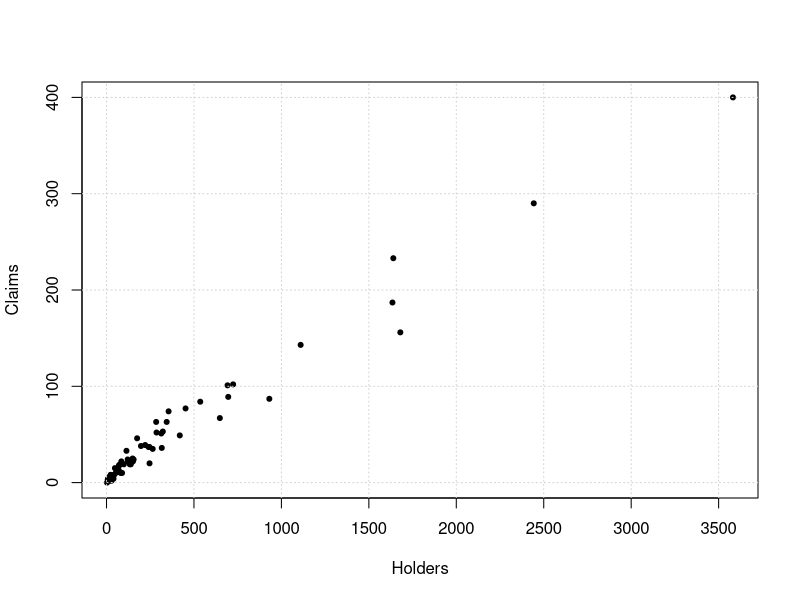
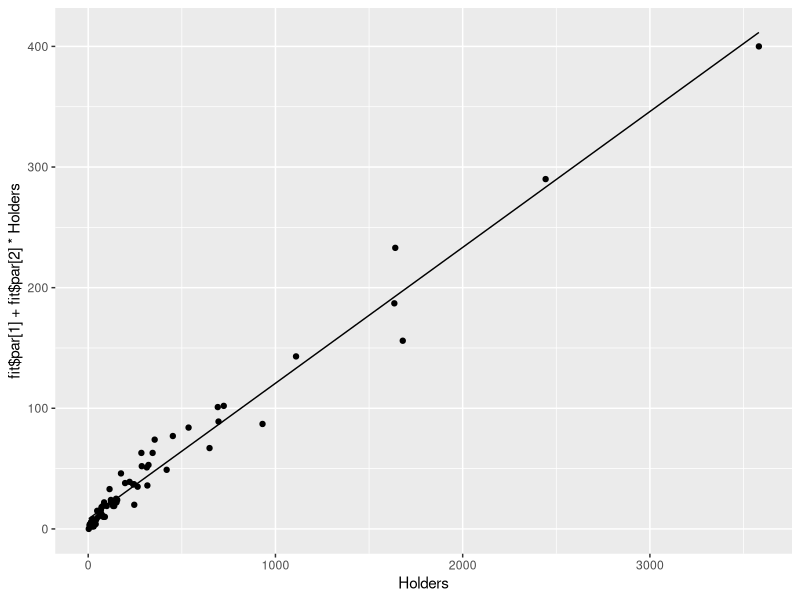
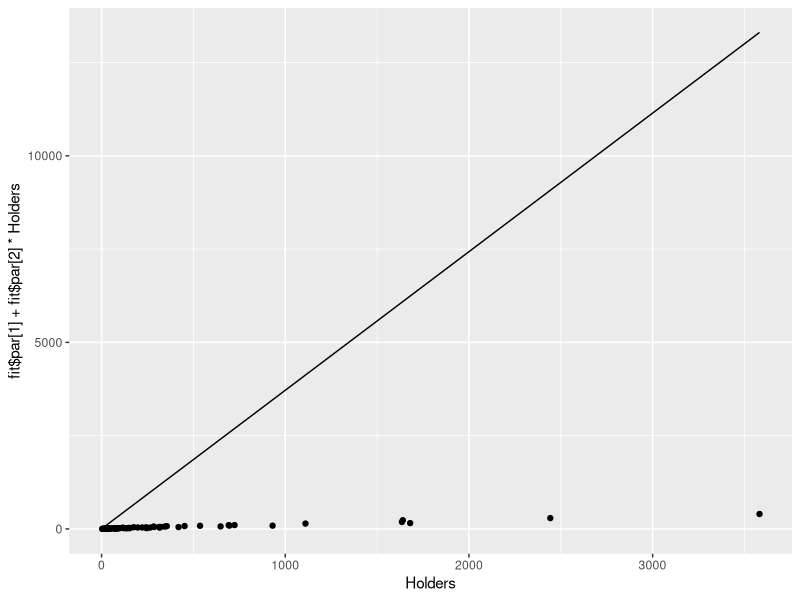

These charts were generated, in order, by the following R code: (Note: this script raises an error after producing the figures.)
## ---- chunk 1
library(MASS)
plot(Insurance$Holders,Insurance$Claims
     ,xlab = 'Holders',ylab='Claims',pch=20)
grid()
## ---- chunk 2
library(tidyverse)
## ---- chunk 3
NegLogLikeA = function(theta,data){
  sigma = exp(theta[3])
  n = nrow(data)
  l=0
  for(i in 1:n){
    mu = theta[1]+theta[2]*data$Holders[i]
    l = l + log(dnorm(data$Claims[i],mean = mu,sd=sigma))
  }
  return(-l)
}


theta_initial = c(0.01,0.1,log(10))
NegLogLikeA(theta_initial,Insurance)

fit = optim(theta_initial,
            NegLogLikeA,
            data = Insurance)

ggplot(data=Insurance)+
  geom_line(aes(Holders, fit$par[1]+fit$par[2]*Holders))+
  geom_point(aes(Holders,Claims))
theta_hat = fit$par
theta_hat
## ---- chunk 4
BIC = 2*NegLogLikeA(theta_hat,Insurance) + log(nrow(Insurance))*2
BIC
## ---- chunk 5
dlaplace = function(x, mu, sigma){
  exp(-abs(x-mu)/sigma) / (2*sigma)
}


NegLogLikeB = function(theta, data){
  sigma = exp(theta[3])
  n = nrow(data)
  l=0
  for(i in 1:n){
    mu = theta[1]+theta[2]*data$Holders[i]
    l = l + log(dlaplace(data$Claims[i], 0, sigma))
    print(l)
  }
  return(-l)
}


theta_initial=c(0.01,0.1,10)
NegLogLikeB(theta_initial, Insurance)

fit = optim(theta_initial,
            NegLogLikeB,
            data = Insurance)

ggplot(data=Insurance)+
  geom_line(aes(Holders, fit$par[1]+fit$par[2]*Holders))+
  geom_point(aes(Holders,Claims))
theta_hat = fit$par
theta_hat

## ---- chunk 6
BIC = 2*NegLogLikeB(theta_hat,Insurance) + log(nrow(Insurance))*2
BIC
## ---- chunk 7
NegLogLikeC = function(theta,data){
  sigma = theta[3]
  n = nrow(data)
  l=0
  for(i in 1:n){
    mu = theta[1]+theta[2]*log(data$Holders[i])
    l = l + log(dlnorm(data$Claims[i],meanlog = mu, sdlog = log(sigma)))
    print(l)
  }
  return(-l)
}


theta_initial=c(0.001,0.1,log(10))
NegLogLikeC(theta_initial, Insurance)

fit = optim(theta_initial,
            NegLogLikeC,
            data=Insurance,
            lower = c(-Inf, -Inf, 0),
            upper = c(Inf, Inf, Inf),
            method = "L-BFGS-B")
ggplot(data=Insurance)+
  geom_line(aes(Holders, fit$par[1]+fit$par[2]*Holders))+
  geom_point(aes(Holders,Claims))
theta_hat = fit$par
theta_hat
## ---- chunk 8
BIC=2*NegLogLike(theta_hat,Insurance)+log(nrow(Insurance))*2
BIC
## ---- chunk 9
NegLogLikeD = function(theta,data){
  sigma = theta[3]
  n = nrow(data)
  l=0
  for(i in 1:n){
    mu = exp(theta[1]+theta[2]*log(data$Holders[i]))
    l = l + log(dgamma(data$Claims[i], shape = mu, scale = sigma))
    print(l)
  }
  return(-l)
}


theta_initial=c(8,1,10)
NegLogLikeD(theta_initial,Insurance)

fit = optim(NegLogLikeD,
            theta_initial,
            data=Insurance)
ggplot(data=Insurance)+
  geom_line(aes(Holders, fit$par[1]+fit$par[2]*Holders))+
  geom_point(aes(Holders,Claims))
theta_hat = fit$par
theta_hat



BIC=2*NegLogLikeD(theta_hat,Insurance)+log(nrow(Insurance))*2
BIC
